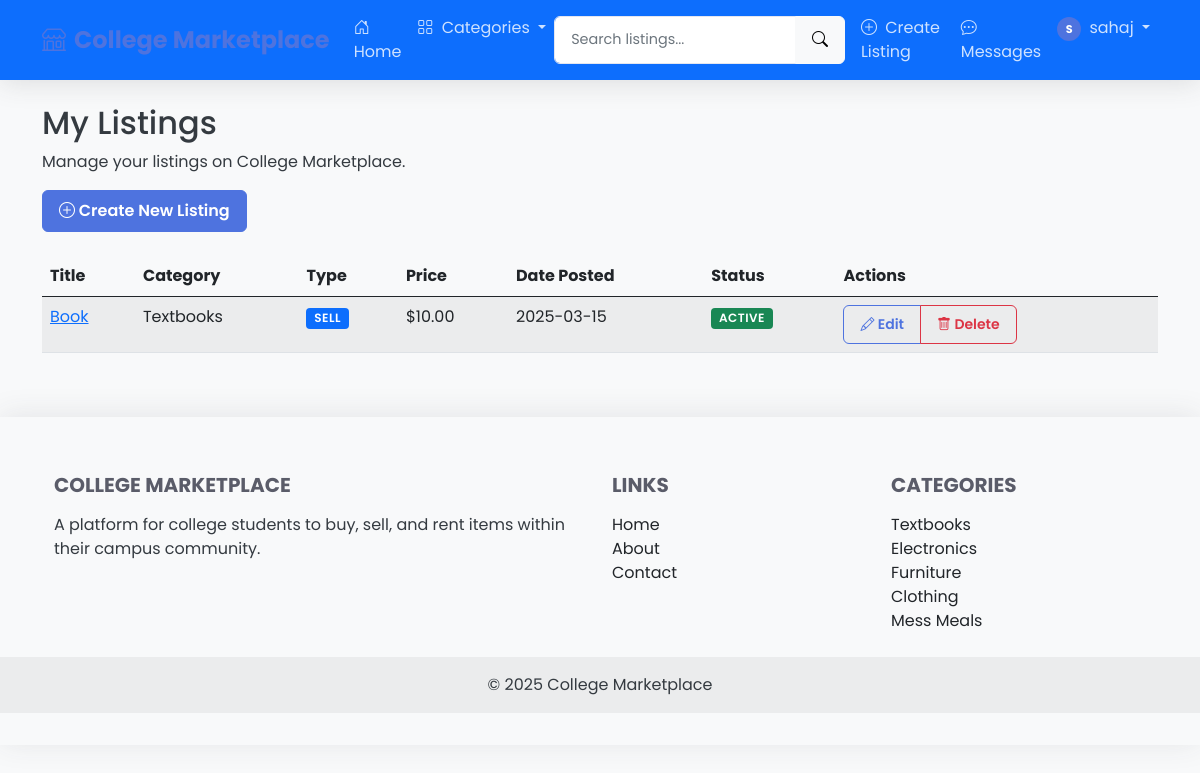
/my-listings (signed in), run on the app's committed database.
### app.py (models this page shows, shortened)
class User(UserMixin, db.Model):
    id = db.Column(db.Integer, primary_key=True)
    email = db.Column(db.String(120), unique=True, nullable=False)
    username = db.Column(db.String(80), unique=True, nullable=False)
    password_hash = db.Column(db.String(128), nullable=False)
    date_joined = db.Column(db.DateTime, default=datetime.utcnow)
    listings = db.relationship('Listing', backref='seller', lazy=True)
    sent_messages = db.relationship('Message', foreign_keys='Message.sender_id', backref='sender', lazy='dynamic')
    received_messages = db.relationship('Message', foreign_keys='Message.recipient_id', backref='recipient', lazy='dynamic')
    def unread_message_count(self):
        return self.received_messages.filter_by(read=False).count()

class Listing(db.Model):
    id = db.Column(db.Integer, primary_key=True)
    title = db.Column(db.String(100), nullable=False)
    description = db.Column(db.Text, nullable=False)
    price = db.Column(db.Float, nullable=False)
    listing_type = db.Column(db.String(10), nullable=False)  # 'buy', 'sell', 'rent'
    image_filename = db.Column(db.String(100), nullable=True)
    date_posted = db.Column(db.DateTime, default=datetime.utcnow)
    is_active = db.Column(db.Boolean, default=True)
    user_id = db.Column(db.Integer, db.ForeignKey('user.id'), nullable=False)
    category_id = db.Column(db.Integer, db.ForeignKey('category.id'), nullable=False)
    messages = db.relationship('Message', backref='listing', lazy='dynamic', cascade='all, delete-orphan')

class Category(db.Model):
    id = db.Column(db.Integer, primary_key=True)
    name = db.Column(db.String(50), unique=True, nullable=False)
    listings = db.relationship('Listing', backref='category', lazy=True)

### app.py (the view)
@app.route('/my-listings')
@login_required
def my_listings():
    listings = Listing.query.filter_by(user_id=current_user.id).order_by(Listing.date_posted.desc()).all()
    return render_template('my_listings.html', listings=listings)

### app.py (called while the page is built)
@login_manager.user_loader
def load_user(user_id):
    return User.query.get(int(user_id))

@app.context_processor
def inject_categories():
    categories = Category.query.all()
    return dict(categories=categories)

### templates/my_listings.html (shortened to what this page needs)
{% extends "base.html" %}
{% block content %}
<div class="row">
    <div class="col-md-12">
        <h2>My Listings</h2>
        <p>Manage your listings on College Marketplace.</p>
        <div class="mb-4">
            <a href="{{ url_for('create_listing') }}" class="btn btn-primary">
                <i class="bi bi-plus-circle"></i> Create New Listing
            </a>
        </div>
        {% if listings %}
        <div class="table-responsive">
            <table class="table table-striped">
                <thead>
                    <tr>
                        <th>Title</th>
                        <th>Category</th>
                        <th>Type</th>
                        <th>Price</th>
                        <th>Date Posted</th>
                        <th>Status</th>
                        <th>Actions</th>
                    </tr>
                </thead>
                <tbody>
                    {% for listing in listings %}
                    <tr>
                        <td>
                            <a href="{{ url_for('listing', listing_id=listing.id) }}">{{ listing.title }}</a>
                        </td>
                        <td>{{ listing.category.name }}</td>
                        <td>
                            <span class="badge bg-{{ 'primary' if listing.listing_type == 'sell' else 'success' if listing.listing_type == 'buy' else 'warning' }}">
                                {{ listing.listing_type|capitalize }}
                            </span>
                        </td>
                        <td>${{ "%.2f"|format(listing.price) }}</td>
                        <td>{{ listing.date_posted.strftime('%Y-%m-%d') }}</td>
                        <td>
                            <span class="badge bg-{{ 'success' if listing.is_active else 'secondary' }}">
                                {{ 'Active' if listing.is_active else 'Inactive' }}
                            </span>
                        </td>
                        <td>
                            <div class="btn-group" role="group">
                                <a href="{{ url_for('edit_listing', listing_id=listing.id) }}" class="btn btn-sm btn-outline-primary">
                                    <i class="bi bi-pencil"></i> Edit
                                </a>
                                <button type="button" class="btn btn-sm btn-outline-danger" data-bs-toggle="modal" data-bs-target="#deleteModal{{ listing.id }}">
                                    <i class="bi bi-trash"></i> Delete
                                </button>
                            </div>
                        </td>
                    </tr>
                    {% endfor %}
                </tbody>
            </table>
        </div>
        {% else %}
        <div class="alert alert-info">
            You haven't created any listings yet. <a href="{{ url_for('create_listing') }}">Create your first listing now!</a>
        </div>
        {% endif %}
    </div>
</div>
{% endblock %}

### templates/base.html (shortened to what this page needs)
<!DOCTYPE html>
<html lang="en">
<head>
    <link href="https://cdn.jsdelivr.net/npm/bootstrap@5.1.0/dist/css/bootstrap.min.css" rel="stylesheet">
    <link rel="stylesheet" href="https://cdn.jsdelivr.net/npm/bootstrap-icons@1.5.0/font/bootstrap-icons.css">
    <link rel="stylesheet" href="{{ url_for('static', filename='css/style.css') }}">
</head>
<body>
    <nav class="navbar navbar-expand-lg navbar-dark bg-primary sticky-top">
        <div class="container">
            <a class="navbar-brand" href="{{ url_for('home') }}">
                <i class="bi bi-shop me-2"></i>College Marketplace
            </a>
            <div class="collapse navbar-collapse" id="navbarNav">
                <ul class="navbar-nav me-auto">
                    <li class="nav-item">
                        <a class="nav-link" href="{{ url_for('home') }}">
                            <i class="bi bi-house-door me-1"></i> Home
                        </a>
                    </li>
                    <li class="nav-item dropdown">
                        <a class="nav-link dropdown-toggle" href="#" id="categoriesDropdown" role="button" data-bs-toggle="dropdown" aria-expanded="false">
                            <i class="bi bi-grid me-1"></i> Categories
                        </a>
                    </li>
                </ul>
                <form class="d-flex me-2" action="{{ url_for('search') }}" method="get">
                    <div class="input-group">
                        <input class="form-control" type="search" name="query" placeholder="Search listings..." aria-label="Search">
                        <button class="btn btn-light" type="submit"><i class="bi bi-search"></i></button>
                    </div>
                </form>
                <ul class="navbar-nav">
                    {% if current_user.is_authenticated %}
                        <li class="nav-item">
                            <a class="nav-link" href="{{ url_for('create_listing') }}">
                                <i class="bi bi-plus-circle me-1"></i> Create Listing
                            </a>
                        </li>
                        <li class="nav-item">
                            <a class="nav-link" href="{{ url_for('messages') }}">
                                <i class="bi bi-chat-dots me-1"></i> Messages
                            </a>
                        </li>
                        <li class="nav-item dropdown">
                            <a class="nav-link dropdown-toggle" href="#" id="userDropdown" role="button" data-bs-toggle="dropdown" aria-expanded="false">
                                <div class="avatar d-inline-flex me-1" style="width: 24px; height: 24px; font-size: 0.7rem;">{{ current_user.username[0]|upper }}</div>
                                {{ current_user.username }}
                            </a>
                        </li>
                    {% endif %}
                </ul>
            </div>
        </div>
    </nav>
    <div class="container mt-4">
        {% block content %}{% endblock %}
    </div>
    <footer class="bg-light text-center text-lg-start mt-5">
        <div class="container p-4">
            <div class="row">
                <div class="col-lg-6 col-md-12 mb-4 mb-md-0">
                    <h5 class="text-uppercase">College Marketplace</h5>
                    <p>
                        A platform for college students to buy, sell, and rent items within their campus community.
                    </p>
                </div>
                <div class="col-lg-3 col-md-6 mb-4 mb-md-0">
                    <h5 class="text-uppercase">Links</h5>
                    <ul class="list-unstyled mb-0">
                        <li><a href="{{ url_for('home') }}" class="text-dark">Home</a></li>
                        <li><a href="#" class="text-dark">About</a></li>
                        <li><a href="#" class="text-dark">Contact</a></li>
                    </ul>
                </div>
                <div class="col-lg-3 col-md-6 mb-4 mb-md-0">
                    <h5 class="text-uppercase">Categories</h5>
                    <ul class="list-unstyled mb-0">
                        {% for category in categories[:5] %}
                            <li><a href="{{ url_for('category', category_id=category.id) }}" class="text-dark">{{ category.name }}</a></li>
                        {% endfor %}
                    </ul>
                </div>
            </div>
        </div>
        <div class="text-center p-3" style="background-color: rgba(0, 0, 0, 0.05);">
            © 2025 College Marketplace
        </div>
    </footer>
</body>
</html>

### static/css/style.css (style rules this page uses)
.avatar { width: 36px; height: 36px; border-radius: 50%; background-color: var(--primary-color); color: white; display: flex; align-items: center; justify-content: center; font-weight: 600; }
body { min-height: 100vh; display: flex; flex-direction: column; font-family: 'Poppins', -apple-system, BlinkMacSystemFont, 'Segoe UI', Roboto, Oxygen, Ubuntu, Cantarell, 'Open Sans', 'Helvetica Neue', sans-serif; background-color: #f8f9fa; color: #343a40; }
footer { margin-top: auto; }
:root { --primary-color: #4e73df; --secondary-color: #6c757d; --success-color: #1cc88a; --info-color: #36b9cc; --warning-color: #f6c23e; --danger-color: #e74a3b; --light-color: #f8f9fa; --dark-color: #5a5c69; }
.navbar { box-shadow: 0 0.15rem 1.75rem 0 rgba(58, 59, 69, 0.15); }
.navbar-brand { font-weight: 700; font-size: 1.5rem; color: var(--primary-color) !important; }
.navbar-dark .navbar-nav .nav-link { color: rgba(255, 255, 255, 0.8); }
.badge { font-weight: 600; padding: 0.35em 0.65em; border-radius: 0.25rem; text-transform: uppercase; font-size: 0.75em; letter-spacing: 0.5px; }
.form-control, .form-select { border-radius: 0.375rem; border: 1px solid #e3e6f0; padding: 0.75rem 1rem; font-size: 0.9rem; transition: border-color 0.15s ease-in-out, box-shadow 0.15s ease-in-out; }
.btn { border-radius: 0.375rem; padding: 0.5rem 1rem; font-weight: 600; transition: all 0.2s ease; }
.btn-primary { background-color: var(--primary-color); border-color: var(--primary-color); }
.btn-outline-primary { color: var(--primary-color); border-color: var(--primary-color); }
.avatar { width: 30px; height: 30px; border-radius: 50%; background-color: var(--primary-color); color: #fff; display: flex; align-items: center; justify-content: center; font-weight: bold; margin-right: 8px; font-size: 0.9rem; }
footer { background-color: #fff; box-shadow: 0 -0.15rem 1.75rem 0 rgba(58, 59, 69, 0.1); padding: 2rem 0; }
footer h5 { font-weight: 700; margin-bottom: 1rem; color: var(--dark-color); }
footer a { color: var(--primary-color); text-decoration: none; }

### data on the page
User: username "S", username "sahaj"
Listing: title "Book", category.name "Textbooks", listing_type "SELL", price "10.00", date_posted "2025-03-15", is_active "ACTIVE"
Category: name "Textbooks"
Category: name "Electronics"
Category: name "Furniture"
Category: name "Clothing"
Category: name "Mess Meals"
